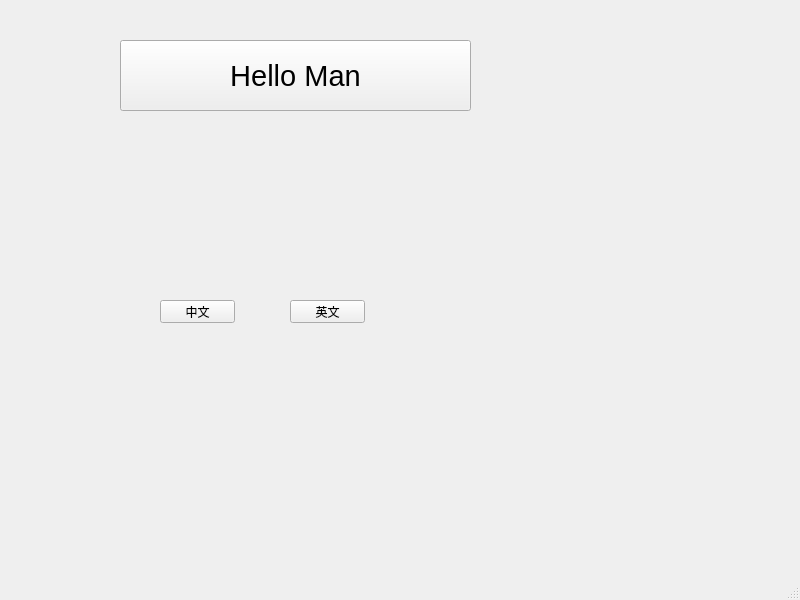
<?xml version="1.0" encoding="UTF-8"?>
<ui version="4.0">
 <class>MainWindow</class>
 <widget class="QMainWindow" name="MainWindow">
  <property name="geometry">
   <rect>
    <x>0</x>
    <y>0</y>
    <width>800</width>
    <height>600</height>
   </rect>
  </property>
  <property name="windowTitle">
   <string>MainWindow</string>
  </property>
  <widget class="QWidget" name="centralwidget">
   <widget class="QPushButton" name="pushButton">
    <property name="geometry">
     <rect>
      <x>120</x>
      <y>40</y>
      <width>351</width>
      <height>71</height>
     </rect>
    </property>
    <property name="font">
     <font>
      <pointsize>22</pointsize>
     </font>
    </property>
    <property name="text">
     <string>Hello Man</string>
    </property>
   </widget>
   <widget class="QPushButton" name="BtnCh">
    <property name="geometry">
     <rect>
      <x>160</x>
      <y>300</y>
      <width>75</width>
      <height>23</height>
     </rect>
    </property>
    <property name="text">
     <string>中文</string>
    </property>
   </widget>
   <widget class="QPushButton" name="BtnEn">
    <property name="geometry">
     <rect>
      <x>290</x>
      <y>300</y>
      <width>75</width>
      <height>23</height>
     </rect>
    </property>
    <property name="text">
     <string>英文</string>
    </property>
   </widget>
  </widget>
  <widget class="QMenuBar" name="menubar">
   <property name="geometry">
    <rect>
     <x>0</x>
     <y>0</y>
     <width>800</width>
     <height>23</height>
    </rect>
   </property>
  </widget>
  <widget class="QStatusBar" name="statusbar"/>
 </widget>
 <resources/>
 <connections/>
</ui>
